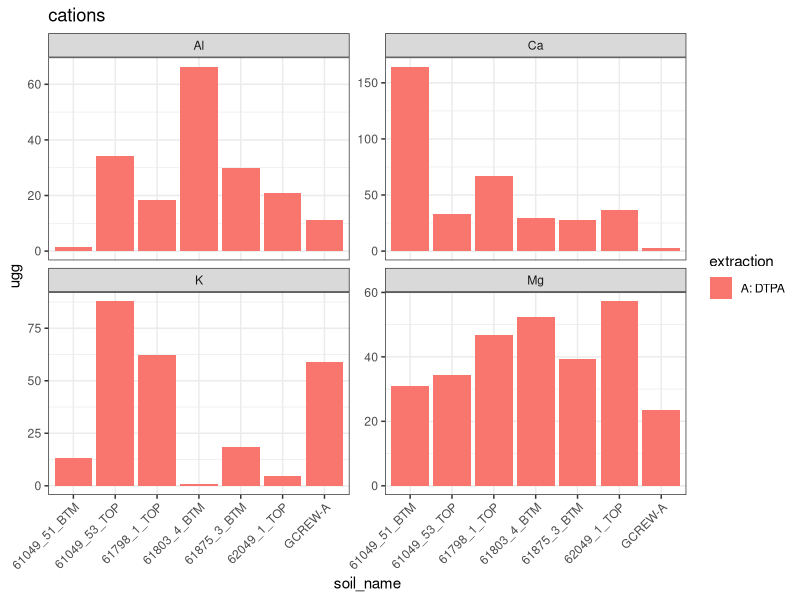
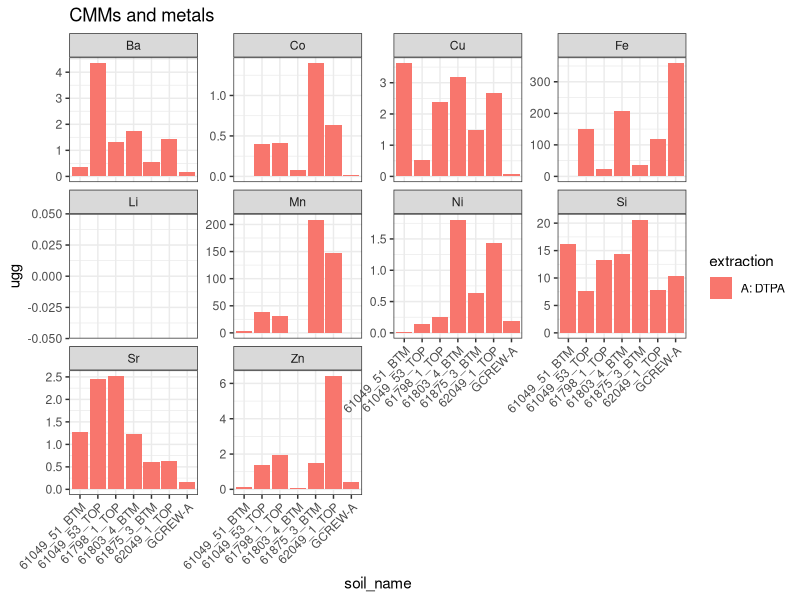
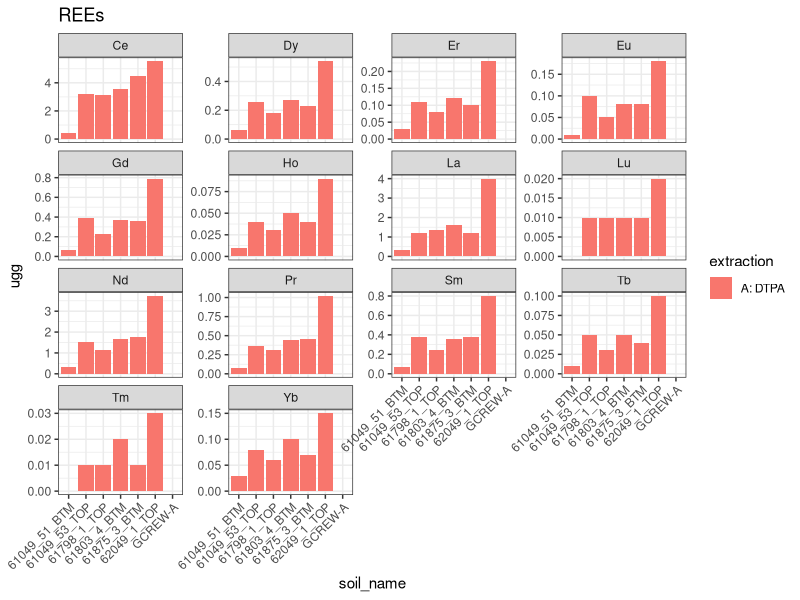
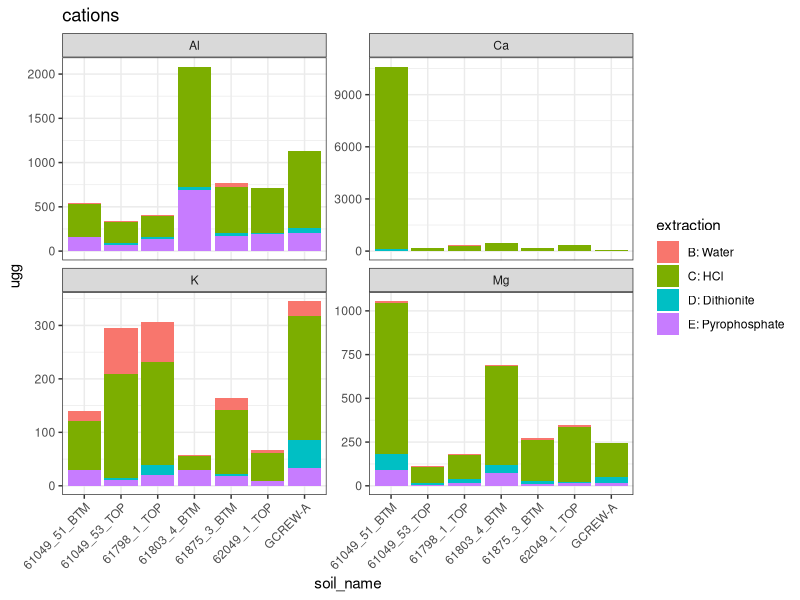
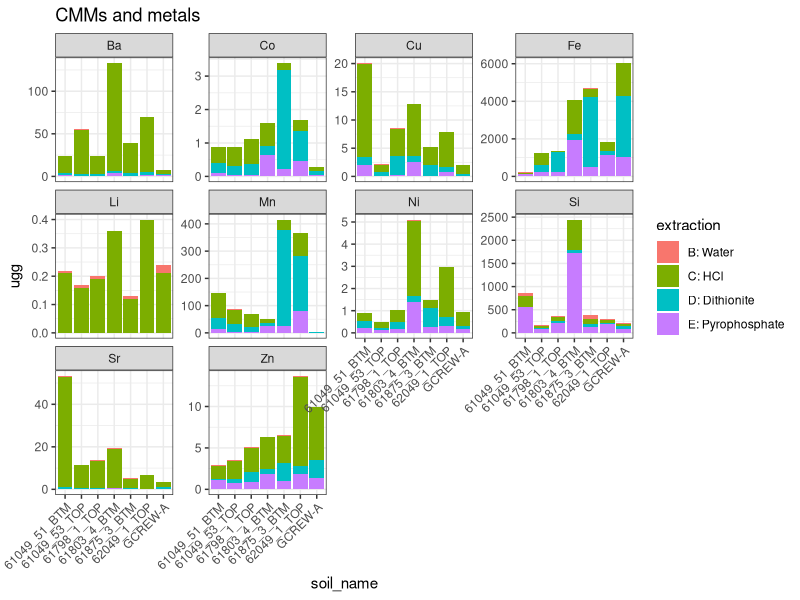
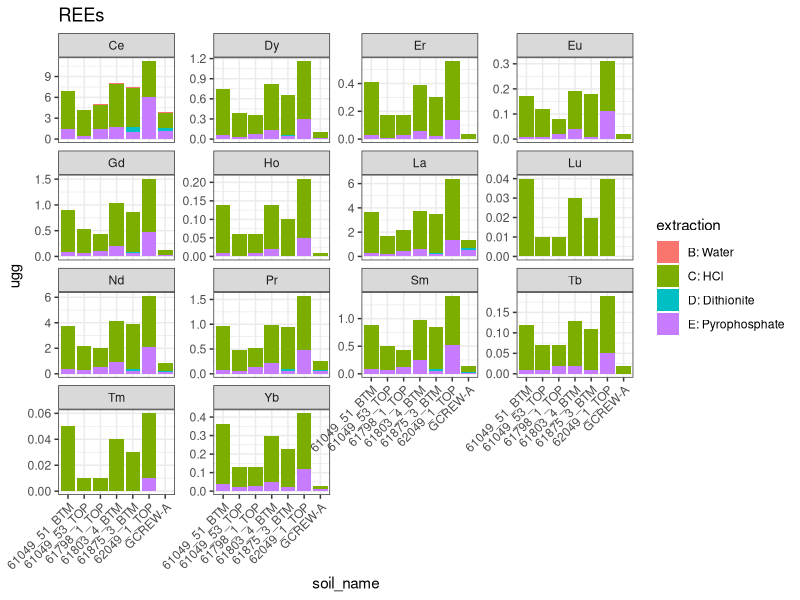
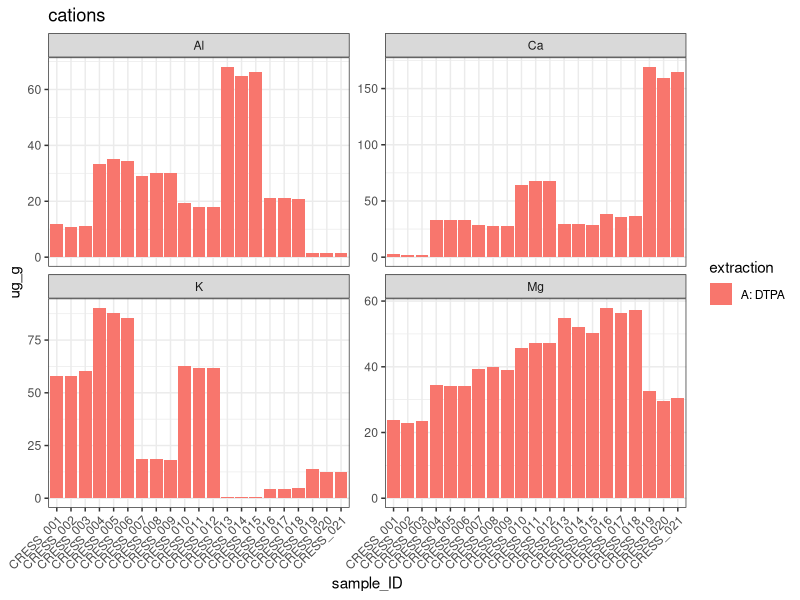
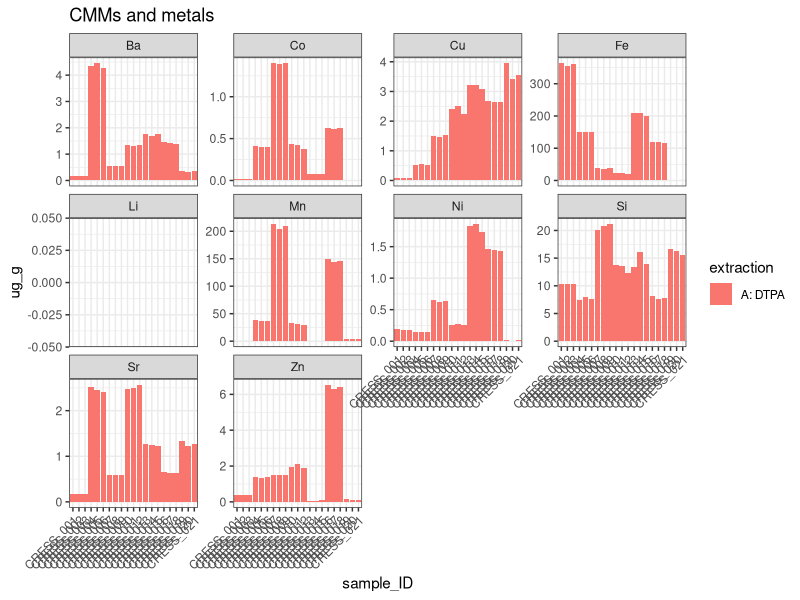

Recreate these plots in R, in order.
## ---- chunk 1
knitr::opts_chunk$set(echo = FALSE,
                      message = FALSE,
                      warning = FALSE)
## ---- chunk 2

library(tidyverse)
theme_set(theme_bw())
options(scipen = 9999)

## ---- chunk 3

icp_processed = read.csv("1-data/data_processed/ICP_processed.csv")

icp_summary = 
  icp_processed %>% 
  group_by(soil_name, extraction, group, analyte) %>% 
  dplyr::summarise(ugg = mean(ug_g),
                   ugg_se = sd(ug_g)/sqrt(n()),
                   mgg = ugg/1000) %>% 
  mutate(across(where(is.numeric), round, 2))

## ---- chunk 4

icp_summary %>% 
  filter(extraction == "A: DTPA" & 
           group == "cations") %>% 
  ggplot(aes(x = soil_name, y = ugg, fill = extraction))+
  geom_bar(stat = "identity")+
  labs(title = "cations")+
  facet_wrap(~analyte, scales = "free_y")+
  theme(axis.text.x = element_text(angle = 45, hjust = 1))

icp_summary %>% 
  filter(extraction == "A: DTPA" & 
           group == "CMMs and metals") %>% 
  ggplot(aes(x = soil_name, y = ugg, fill = extraction))+
  geom_bar(stat = "identity")+
  labs(title = "CMMs and metals")+
  facet_wrap(~analyte, scales = "free_y")+
  theme(axis.text.x = element_text(angle = 45, hjust = 1))

icp_summary %>% 
  filter(extraction == "A: DTPA" & 
           group == "REEs") %>% 
  ggplot(aes(x = soil_name, y = ugg, fill = extraction))+
  geom_bar(stat = "identity")+
  labs(title = "REEs")+
  facet_wrap(~analyte, scales = "free_y")+
  theme(axis.text.x = element_text(angle = 45, hjust = 1))


## ---- chunk 5
icp_summary %>% 
  filter(extraction != "A: DTPA" & 
           group == "cations") %>% 
  ggplot(aes(x = soil_name, y = ugg, fill = extraction))+
  geom_bar(stat = "identity")+
  labs(title = "cations")+
  facet_wrap(~analyte, scales = "free_y")+
  theme(axis.text.x = element_text(angle = 45, hjust = 1))

icp_summary %>% 
  filter(extraction != "A: DTPA" & 
           group == "CMMs and metals") %>% 
  ggplot(aes(x = soil_name, y = ugg, fill = extraction))+
  geom_bar(stat = "identity")+
  labs(title = "CMMs and metals")+
  facet_wrap(~analyte, scales = "free_y")+
  theme(axis.text.x = element_text(angle = 45, hjust = 1))

icp_summary %>% 
  filter(extraction != "A: DTPA" & 
           group == "REEs") %>% 
  ggplot(aes(x = soil_name, y = ugg, fill = extraction))+
  geom_bar(stat = "identity")+
  labs(title = "REEs")+
  facet_wrap(~analyte, scales = "free_y")+
  theme(axis.text.x = element_text(angle = 45, hjust = 1))

## ---- chunk 6

icp_processed %>% 
  filter(extraction == "A: DTPA" & 
           group == "cations") %>% 
  ggplot(aes(x = sample_ID, y = ug_g, fill = extraction))+
  geom_bar(stat = "identity")+
  labs(title = "cations")+
  facet_wrap(~analyte, scales = "free_y")+
  theme(axis.text.x = element_text(angle = 45, hjust = 1))

icp_processed %>% 
  filter(extraction == "A: DTPA" & 
           group == "CMMs and metals") %>% 
  ggplot(aes(x = sample_ID, y = ug_g, fill = extraction))+
  geom_bar(stat = "identity")+
  labs(title = "CMMs and metals")+
  facet_wrap(~analyte, scales = "free_y")+
  theme(axis.text.x = element_text(angle = 45, hjust = 1))

icp_processed %>% 
  filter(extraction == "A: DTPA" & 
           group == "REEs") %>% 
  ggplot(aes(x = sample_ID, y = ug_g, fill = extraction))+
  geom_bar(stat = "identity")+
  labs(title = "REEs")+
  facet_wrap(~analyte, scales = "free_y")+
  theme(axis.text.x = element_text(angle = 45, hjust = 1))


## ---- chunk 7
icp_processed %>% 
  filter(extraction != "A: DTPA" & 
           group == "cations") %>% 
  ggplot(aes(x = sample_ID, y = ug_g, fill = extraction))+
  geom_bar(stat = "identity")+
  labs(title = "cations")+
  facet_wrap(~analyte, scales = "free_y")+
  theme(axis.text.x = element_text(angle = 45, hjust = 1))

icp_processed %>% 
  filter(extraction != "A: DTPA" & 
           group == "CMMs and metals") %>% 
  ggplot(aes(x = sample_ID, y = ug_g, fill = extraction))+
  geom_bar(stat = "identity")+
  labs(title = "CMMs and metals")+
  facet_wrap(~analyte, scales = "free_y")+
  theme(axis.text.x = element_text(angle = 45, hjust = 1))

icp_processed %>% 
  filter(extraction != "A: DTPA" & 
           group == "REEs") %>% 
  ggplot(aes(x = sample_ID, y = ug_g, fill = extraction))+
  geom_bar(stat = "identity")+
  labs(title = "REEs")+
  facet_wrap(~analyte, scales = "free_y")+
  theme(axis.text.x = element_text(angle = 45, hjust = 1))

## ---- chunk 8

icp_processed = read.csv("1-data/data_processed/ICP_processed.csv")

icp_summary = 
  icp_processed %>% 
  group_by(soil_name, extraction, group, analyte) %>% 
  dplyr::summarise(ppb = mean(ppb_blank_corr),
                   ppb_se = sd(ppb_blank_corr)/sqrt(n()),
                   ppm = ppb/1000) %>% 
  mutate(across(where(is.numeric), round, 2))

## ---- chunk 9

icp_summary %>% 
  filter(extraction == "A: DTPA" & 
           group == "cations") %>% 
  ggplot(aes(x = soil_name, y = ppb/1000, fill = extraction))+
  geom_bar(stat = "identity")+
  labs(title = "cations")+
  facet_wrap(~analyte, scales = "free_y")+
  theme(axis.text.x = element_text(angle = 45, hjust = 1))

icp_summary %>% 
  filter(extraction == "A: DTPA" & 
           group == "CMMs and metals") %>% 
  ggplot(aes(x = soil_name, y = ppb/1000, fill = extraction))+
  geom_bar(stat = "identity")+
  labs(title = "CMMs and metals")+
  facet_wrap(~analyte, scales = "free_y")+
  theme(axis.text.x = element_text(angle = 45, hjust = 1))

icp_summary %>% 
  filter(extraction == "A: DTPA" & 
           group == "REEs") %>% 
  ggplot(aes(x = soil_name, y = ppb, fill = extraction))+
  geom_bar(stat = "identity")+
  labs(title = "REEs")+
  facet_wrap(~analyte, scales = "free_y")+
  theme(axis.text.x = element_text(angle = 45, hjust = 1))


## ---- chunk 10
icp_summary %>% 
  filter(extraction != "A: DTPA" & 
           group == "cations") %>% 
  ggplot(aes(x = soil_name, y = ppb/1000, fill = extraction))+
  geom_bar(stat = "identity")+
  labs(title = "cations")+
  facet_wrap(~analyte, scales = "free_y")+
  theme(axis.text.x = element_text(angle = 45, hjust = 1))

icp_summary %>% 
  filter(extraction != "A: DTPA" & 
           group == "CMMs and metals") %>% 
  ggplot(aes(x = soil_name, y = ppb/1000, fill = extraction))+
  geom_bar(stat = "identity")+
  labs(title = "CMMs and metals")+
  facet_wrap(~analyte, scales = "free_y")+
  theme(axis.text.x = element_text(angle = 45, hjust = 1))

icp_summary %>% 
  filter(extraction != "A: DTPA" & 
           group == "REEs") %>% 
  ggplot(aes(x = soil_name, y = ppb, fill = extraction))+
  geom_bar(stat = "identity")+
  labs(title = "REEs")+
  facet_wrap(~analyte, scales = "free_y")+
  theme(axis.text.x = element_text(angle = 45, hjust = 1))

## ---- chunk 11

icp_processed %>% 
  filter(extraction == "A: DTPA" & 
           group == "cations") %>% 
  ggplot(aes(x = sample_ID, y = ppb_blank_corr/1000, fill = extraction))+
  geom_bar(stat = "identity")+
  labs(title = "cations")+
  facet_wrap(~analyte, scales = "free_y")+
  theme(axis.text.x = element_text(angle = 45, hjust = 1))

icp_processed %>% 
  filter(extraction == "A: DTPA" & 
           group == "CMMs and metals") %>% 
  ggplot(aes(x = sample_ID, y = ppb_blank_corr/1000, fill = extraction))+
  geom_bar(stat = "identity")+
  labs(title = "CMMs and metals")+
  facet_wrap(~analyte, scales = "free_y")+
  theme(axis.text.x = element_text(angle = 45, hjust = 1))

icp_processed %>% 
  filter(extraction == "A: DTPA" & 
           group == "REEs") %>% 
  ggplot(aes(x = sample_ID, y = ppb_blank_corr, fill = extraction))+
  geom_bar(stat = "identity")+
  labs(title = "REEs")+
  facet_wrap(~analyte, scales = "free_y")+
  theme(axis.text.x = element_text(angle = 45, hjust = 1))


## ---- chunk 12
icp_processed %>% 
  filter(extraction != "A: DTPA" & 
           group == "cations") %>% 
  ggplot(aes(x = sample_ID, y = ppb_blank_corr/1000, fill = extraction))+
  geom_bar(stat = "identity")+
  labs(title = "cations")+
  facet_wrap(~analyte, scales = "free_y")+
  theme(axis.text.x = element_text(angle = 45, hjust = 1))

icp_processed %>% 
  filter(extraction != "A: DTPA" & 
           group == "CMMs and metals") %>% 
  ggplot(aes(x = sample_ID, y = ppb_blank_corr/1000, fill = extraction))+
  geom_bar(stat = "identity")+
  labs(title = "CMMs and metals")+
  facet_wrap(~analyte, scales = "free_y")+
  theme(axis.text.x = element_text(angle = 45, hjust = 1))

icp_processed %>% 
  filter(extraction != "A: DTPA" & 
           group == "REEs") %>% 
  ggplot(aes(x = sample_ID, y = ppb_blank_corr, fill = extraction))+
  geom_bar(stat = "identity")+
  labs(title = "REEs")+
  facet_wrap(~analyte, scales = "free_y")+
  theme(axis.text.x = element_text(angle = 45, hjust = 1))

## ---- chunk 13
sessionInfo()
